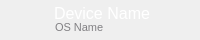
<?xml version="1.0" encoding="UTF-8"?>
<ui version="4.0">
 <class>TreeDeviceView</class>
 <widget class="QWidget" name="TreeDeviceView">
  <property name="geometry">
   <rect>
    <x>0</x>
    <y>0</y>
    <width>200</width>
    <height>40</height>
   </rect>
  </property>
  <property name="windowTitle">
   <string>OctoVault VPN</string>
  </property>
  <property name="styleSheet">
   <string notr="true"/>
  </property>
  <widget class="QWidget" name="itemHolder" native="true">
   <property name="geometry">
    <rect>
     <x>10</x>
     <y>0</y>
     <width>180</width>
     <height>40</height>
    </rect>
   </property>
   <widget class="QLabel" name="lblLogo">
    <property name="geometry">
     <rect>
      <x>15</x>
      <y>10</y>
      <width>20</width>
      <height>20</height>
     </rect>
    </property>
    <property name="styleSheet">
     <string notr="true">QLabel{
border-color:transparent;
}</string>
    </property>
    <property name="text">
     <string/>
    </property>
    <property name="pixmap">
     <pixmap resource="../assets/assets.qrc">:/img/images/icon_device_2.png</pixmap>
    </property>
    <property name="scaledContents">
     <bool>true</bool>
    </property>
   </widget>
   <widget class="QLabel" name="lblDeviceName">
    <property name="geometry">
     <rect>
      <x>44</x>
      <y>6</y>
      <width>120</width>
      <height>15</height>
     </rect>
    </property>
    <property name="font">
     <font>
      <pointsize>12</pointsize>
     </font>
    </property>
    <property name="styleSheet">
     <string notr="true">QLabel{
color:#FFFFFF;
border-color:transparent;
}</string>
    </property>
    <property name="text">
     <string>Device Name</string>
    </property>
   </widget>
   <widget class="QLabel" name="lblOsName">
    <property name="geometry">
     <rect>
      <x>45</x>
      <y>22</y>
      <width>120</width>
      <height>10</height>
     </rect>
    </property>
    <property name="font">
     <font>
      <pointsize>8</pointsize>
     </font>
    </property>
    <property name="styleSheet">
     <string notr="true">QLabel{
color:#818083;
border-color:transparent;
}</string>
    </property>
    <property name="text">
     <string>OS Name</string>
    </property>
   </widget>
  </widget>
 </widget>
 <resources>
  <include location="../assets/assets.qrc"/>
 </resources>
 <connections/>
</ui>
